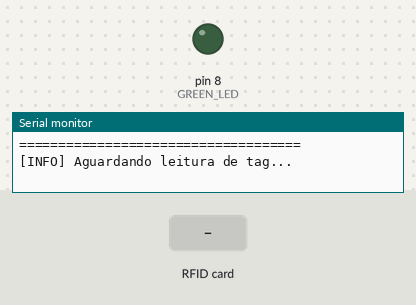
This sketch was run on a simulated Arduino Uno, built with avr-gcc and run on an emulated ATmega328P. Parts: output pins drawn as LEDs (lit = HIGH), the last lines printed to the serial monitor. Dashed ring = blinking. The test bench sets the inputs (shaded band).

Above: at 1.2 s.
1.3 s: RFID card 4F 50 45 4E held to the reader
At 1.56 s:
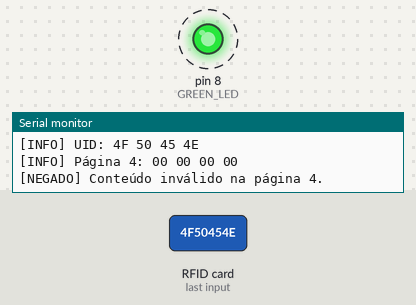
4.3 s: RFID card 5E 7A 19 C4 held to the reader
At 6.0 s:
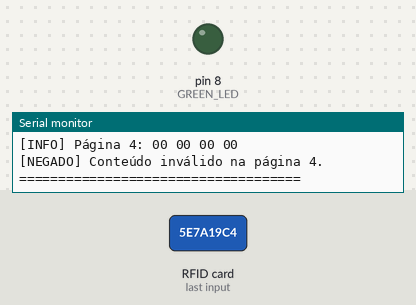
Timing chart, 0 to 7.5 s (numbered marks = the images above; inputs shaded):
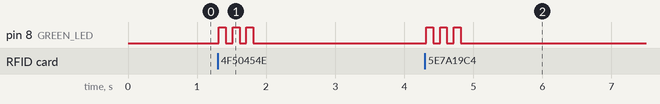

The sketch:

03_congelamento_memoria_dos.ino
```cpp
#include <Wire.h>
#include <Adafruit_PN532.h>

#define PN532_IRQ (2)
#define PN532_RESET (3)
#define GREEN_LED (8)

Adafruit_PN532 nfc(PN532_IRQ, PN532_RESET);

// A página 4 deve conter "OPEN" para autorizar a credencial
const uint8_t VALID_PAYLOAD[4] = {0x4F, 0x50, 0x45, 0x4E};


void printHexByte(uint8_t value) {
  if (value < 0x10)
    Serial.print("0");

  Serial.print(value, HEX);
}

bool compare4Bytes(uint8_t *firstBytes, uint8_t *secondBytes) {
  for (int i = 0; i < 4; i++) {
    if (firstBytes[i] != secondBytes[i])
      return false;
  }

  return true;
}

void signalAccessDenied(void) {
  for (int i = 0; i < 3; i++) {
    digitalWrite(GREEN_LED, HIGH);
    delay(100);
    digitalWrite(GREEN_LED, LOW);
    delay(100);
  }
}

void setup(void) {
  Serial.begin(115200);

  pinMode(GREEN_LED, OUTPUT);
  digitalWrite(GREEN_LED, LOW);

  nfc.begin();

  uint32_t firmwareVersion = nfc.getFirmwareVersion();
  if (!firmwareVersion) {
    Serial.println("[ERRO] PN532 não encontrado.");
    while (1);
  }

  nfc.SAMConfig();

  Serial.println("====================================");
  Serial.println("[INFO] Sistema NTAG213 inicializado. Controle de acesso com verificação de escrita.");
  Serial.println("====================================");
  Serial.println("[INFO] Aguardando leitura de tag...");
}

void loop(void) {
  uint8_t success;
  uint8_t uid[7];
  uint8_t uidLength;

  success = nfc.readPassiveTargetID(PN532_MIFARE_ISO14443A, uid, &uidLength);

  if (!success)
    return;

  Serial.println();
  Serial.println("====================================");
  Serial.println("[INFO] Tag detectada.");
  Serial.print("[INFO] UID: ");

  for (uint8_t i = 0; i < uidLength; i++) {
    printHexByte(uid[i]);
    Serial.print(" ");
  }
  Serial.println();

  uint8_t pageData[32];
  success = nfc.ntag2xx_ReadPage(4, pageData);

  if (!success) {
    Serial.println("[ERRO] Falha na leitura da página 4.");
    signalAccessDenied();
    Serial.println("====================================");
    delay(1500);
    return;
  }

  Serial.print("[INFO] Página 4: ");
  for (int i = 0; i < 4; i++) {
    printHexByte(pageData[i]);
    Serial.print(" ");
  }
  Serial.println();

  if (!compare4Bytes(pageData, (uint8_t *)VALID_PAYLOAD)) {
    Serial.println("[NEGADO] Conteúdo inválido na página 4.");
    signalAccessDenied();
    Serial.println("====================================");
    delay(1500);
    return;
  }

  Serial.println("[OK] Credencial válida.");

  uint8_t currentCounterData[32];

  success = nfc.ntag2xx_ReadPage(5, currentCounterData);

  if (!success) {
    Serial.println("[ERRO] Falha na leitura do contador da página 5.");
    Serial.println("[NEGADO] Acesso negado.");
    signalAccessDenied();
    Serial.println("====================================");
    delay(2000);
    return;
  }

  uint8_t writeCounter = currentCounterData[0] + 1;
  uint8_t counterPayload[4] = {writeCounter, 0x00, 0x00, 0x00};

  Serial.print("[INFO] Tentando gravar o contador na página 5: ");
  Serial.println(writeCounter);

  success = nfc.ntag2xx_WritePage(5, counterPayload);

  if (!success) {
    Serial.println("[ERRO] Escrita Bloqueada: falha na escrita da página 5.");
    Serial.println("[NEGADO] Acesso negado.");
    signalAccessDenied();
    Serial.println("====================================");
    delay(2000);
    return;
  }

  uint8_t readbackData[32];
  success = nfc.ntag2xx_ReadPage(5, readbackData);

  if (!success) {
    Serial.println("[ERRO] Falha na leitura da página 5 para verificar a escrita.");
    Serial.println("[NEGADO] Acesso negado.");
    signalAccessDenied();
    Serial.println("====================================");
    delay(2000);
    return;
  }

  Serial.print("[INFO] Página 5 atual: ");
  for (int i = 0; i < 4; i++) {
    printHexByte(readbackData[i]);
    Serial.print(" ");
  }
  Serial.println();

  if (!compare4Bytes(readbackData, counterPayload)) {
    Serial.println("[ALERTA] Escrita Bloqueada: dados lidos diferentes dos enviados para escrita.");
    Serial.println("[ALERTA] Possível bloqueio de escrita por lock bits ou negação de serviço (DoS).");
    Serial.println("[NEGADO] Integridade comprometida.");
    signalAccessDenied();
    Serial.println("====================================");
    delay(2000);
    return;
  }

  Serial.println("[OK] Escrita confirmada.");
  Serial.println("[OK] Integridade válida.");
  Serial.println("[OK] Acesso liberado.");

  digitalWrite(GREEN_LED, HIGH);
  delay(3000);
  digitalWrite(GREEN_LED, LOW);

  Serial.println("====================================");
  delay(2000);
}
```

Measured:
- after the input at 1.3 s, pin 8 (GREEN_LED): alternates HIGH for 0.10 s and LOW for 0.10 s, 6 changes in all, then stays LOW, starting at once
- after the input at 4.3 s, pin 8 (GREEN_LED): alternates HIGH for 0.10 s and LOW for 0.10 s, 6 changes in all, then stays LOW, starting at once
